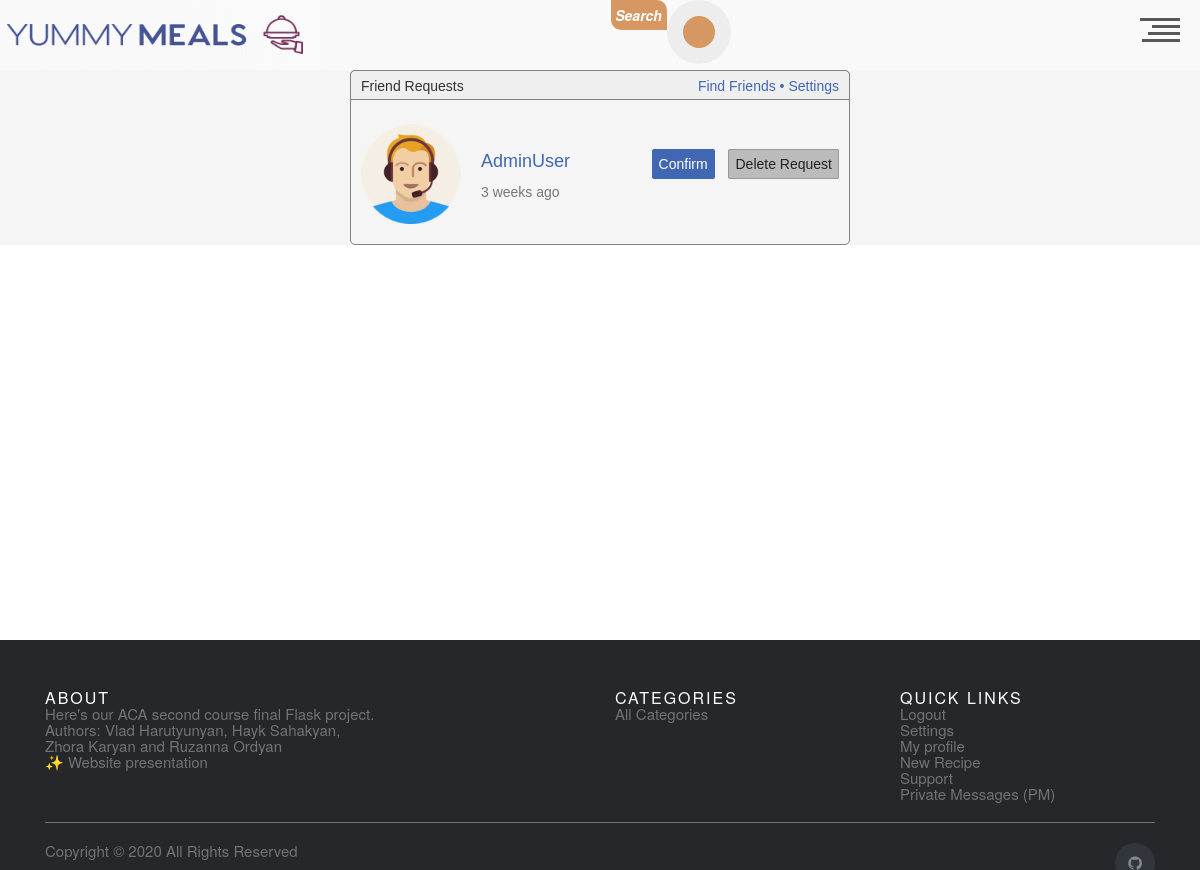
Page /user/friend-requests/ (signed in) on the committed database.
### app/users/models.py (models this page shows, shortened)
class Friendship(db.Model):
    __tablename__ = 'friendship'
    id = db.Column(db.Text, primary_key=True)
    requesting_user_id = db.Column(
        db.Integer,
        db.ForeignKey('user.id'),
        nullable=False)
    receiving_user_id = db.Column(
        db.Integer,
        db.ForeignKey('user.id'),
        nullable=False)
    status = db.Column(
        db.Boolean,
        default=False)
    request_date = db.Column(
        db.DateTime,
        nullable=False,
        default=datetime.now)
    approve_date = db.Column(
        db.DateTime,
        nullable=False,
        default=datetime.now)
    sender = db.relationship(
        User,
        foreign_keys=[requesting_user_id],
        backref='sent')
    receiver = db.relationship(
        User,
        foreign_keys=[receiving_user_id],
        backref='received')

class User(db.Model, UserMixin):
    __tablename__ = 'user'
    id = db.Column(db.Integer, primary_key=True)
    username = db.Column(db.String(20), unique=True, nullable=False)
    email = db.Column(db.String(120), unique=True, nullable=False)
    image_file = db.Column(
        db.String(20), nullable=False, default='default.png')
    password = db.Column(db.String(60), nullable=False)
    comment = db.relationship('UserComments', backref='author', lazy=True)
    is_admin = db.Column(db.Boolean, default=False)

### app/users/routes.py (the view)
@users_bp.route('/friend-requests/')
@login_required
def user_friend_requests():
    f_ship_requests = db.session.query(Friendship). \
        filter(
        Friendship.receiving_user_id.like(current_user.id),
        Friendship.status.is_(False)).all()
    return render_template(
        'friend_requests.html',
        f_ship_requests=f_ship_requests)

### app/users/models.py (called while the page is built)
@login_manager.user_loader
def load_user(user_id):
    return User.query.get(int(user_id))

### app/users/templates/friend_requests.html (shortened to what this page needs)
{% extends 'base.html' %}
{% block content %}
    <link rel="stylesheet" href={{ url_for('users.static', filename='friend_request.css') }}  />
{% for fr in f_ship_requests %}
<div class="fr_reqs_main_wrapp">
    <div class="fr_reqs_inner_wrapper">
        <div id="fb">
            <div id="fb-top">
                <p><b>Friend Requests</b><span>Find Friends &bull; Settings</span></p>
            </div>
            <img src={{url_for('users.static',filename= 'profile_pics/'+fr.sender.image_file)}} height="100" width="100" alt="Avatar">
            <p id="info"><b>{{fr.sender.username}}</b> <br> <span>{{fr.request_date|timeagofilter}}</p>
            <div id="button-block">
                <a href={{url_for('users.confirm_friend_request' , f_ship_id = fr.id)}} id="confirm">Confirm</a>
                <a href = {{url_for('users.add_to_friends' , f_id = fr.sender.id)}} id="delete">Delete Request</a>
            </div>
        </div>
    </div>
{% endfor %}
</div>
{% endblock content %}

### app/index/static/css/base.css (style rules this page uses)
* { margin: 0; padding: 0; outline: none; box-sizing: border-box; }
body { background-color: #ededed; }

### app/index/static/css/header.css (style rules this page uses)
html, div, span, applet, object, iframe, h1, h2, h3, h4, h5, h6, p, blockquote, pre, a, abbr, acronym, address, big, cite, code, del, dfn, em, img, ins, kbd, q, s, samp, small, strike, strong, sub, sup, tt, var, b, u, i, center, dl, dt, dd, ol, ul, li, fieldset, form, label, legend, table, caption, tbody, tfoot, thead, tr, th, td, article, aside, canvas, details, embed, figure, figcaption, footer, header, hgroup, menu, nav, output, ruby, section, summary, time, mark, audio, video { margin: 0; padding: 0; border: 0; font-size: 100%; font: inherit; vertical-align: baseline; }
body { line-height: 1; }
html * { -webkit-font-smoothing: antialiased; -moz-osx-font-smoothing: grayscale; }
*, *:after, *:before { -webkit-box-sizing: border-box; -moz-box-sizing: border-box; box-sizing: border-box; }
html, body { height: 100%; }
a { color: #72d69a; text-decoration: none; transition: color .2s ease-out; }
* { outline: none; border: none; padding: 0; }

### app/users/static/friend_request.css (style rules this page uses)
#fb { width:500px; border:1px solid gray; border-radius:5px; position:relative; height:175px; }
#fb p { font-family:sans-serif; margin: 0 0 0 10px; line-height:30px; }
#fb-top span { color:#4267B2; float:right; margin-right:10px; }
#fb-top { background-color:#efefef; height:30px; width:500px; border-radius:5px 5px 0 0; position:absolute; top:-1px; left:-1px; border:1px solid gray; }
#fb img { position:absolute; left:10px; top:52.5px; }
#info { position:absolute; left:120px; top:75px; }
#info { color:#4267B2; line-height:25px; font-size:18px; }
#info span { color:#777; font-size:14px; }
#button-block { position:absolute; right:10px; top:85px; }
#confirm, #delete { background-color:#4267B2; color:white; padding:7px; border-radius:2px; margin-right:10px; font-family:sans-serif; }
#delete { color:#222; background-color:#bbb; border:1px solid #999; padding:6px; margin-right:0; }
.fr_reqs_main_wrapp { width: 100%; height: 100%; margin-bottom: 100px; }
.fr_reqs_inner_wrapper { width: 100%; display: flex; justify-content: center; align-items: center; margin-bottom: 50px; }

### rows in the picture
Friendship: image_file (picture), sender.username "AdminUser", request_date "3 weeks ago"
